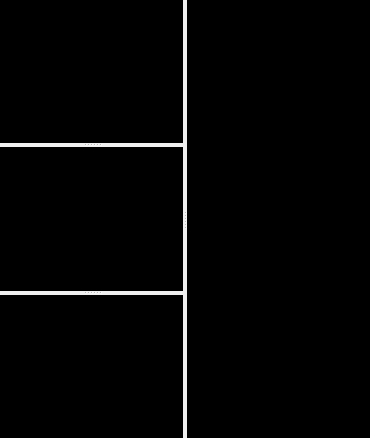
<?xml version="1.0" encoding="UTF-8"?>
<ui version="4.0">
 <class>FourRight</class>
 <widget class="QWidget" name="FourRight">
  <property name="geometry">
   <rect>
    <x>0</x>
    <y>0</y>
    <width>370</width>
    <height>438</height>
   </rect>
  </property>
  <property name="windowTitle">
   <string>Four: Right</string>
  </property>
  <layout class="QVBoxLayout" name="verticalLayout">
   <property name="spacing">
    <number>0</number>
   </property>
   <property name="margin">
    <number>0</number>
   </property>
   <item>
    <widget class="QSplitter" name="splitter_2">
     <property name="orientation">
      <enum>Qt::Horizontal</enum>
     </property>
     <widget class="QSplitter" name="splitter">
      <property name="orientation">
       <enum>Qt::Vertical</enum>
      </property>
      <widget class="QFrame" name="Viewport01">
       <property name="styleSheet">
        <string notr="true">background-color: rgb(0, 0, 0);</string>
       </property>
       <property name="frameShape">
        <enum>QFrame::Panel</enum>
       </property>
       <property name="frameShadow">
        <enum>QFrame::Sunken</enum>
       </property>
       <property name="lineWidth">
        <number>2</number>
       </property>
       <layout class="QHBoxLayout" name="horizontalLayout_2"/>
      </widget>
      <widget class="QFrame" name="Viewport02">
       <property name="styleSheet">
        <string notr="true">background-color: rgb(0, 0, 0);</string>
       </property>
       <property name="frameShape">
        <enum>QFrame::Panel</enum>
       </property>
       <property name="frameShadow">
        <enum>QFrame::Sunken</enum>
       </property>
       <property name="lineWidth">
        <number>2</number>
       </property>
       <layout class="QHBoxLayout" name="horizontalLayout_3"/>
      </widget>
      <widget class="QFrame" name="Viewport03">
       <property name="styleSheet">
        <string notr="true">background-color: rgb(0, 0, 0);</string>
       </property>
       <property name="frameShape">
        <enum>QFrame::Panel</enum>
       </property>
       <property name="frameShadow">
        <enum>QFrame::Sunken</enum>
       </property>
       <property name="lineWidth">
        <number>2</number>
       </property>
       <layout class="QHBoxLayout" name="horizontalLayout_4"/>
      </widget>
     </widget>
     <widget class="QFrame" name="Viewport00">
      <property name="styleSheet">
       <string notr="true">background-color: rgb(0, 0, 0);</string>
      </property>
      <property name="frameShape">
       <enum>QFrame::Panel</enum>
      </property>
      <property name="frameShadow">
       <enum>QFrame::Sunken</enum>
      </property>
      <property name="lineWidth">
       <number>2</number>
      </property>
      <layout class="QHBoxLayout" name="horizontalLayout"/>
     </widget>
    </widget>
   </item>
  </layout>
 </widget>
 <resources/>
 <connections/>
</ui>
